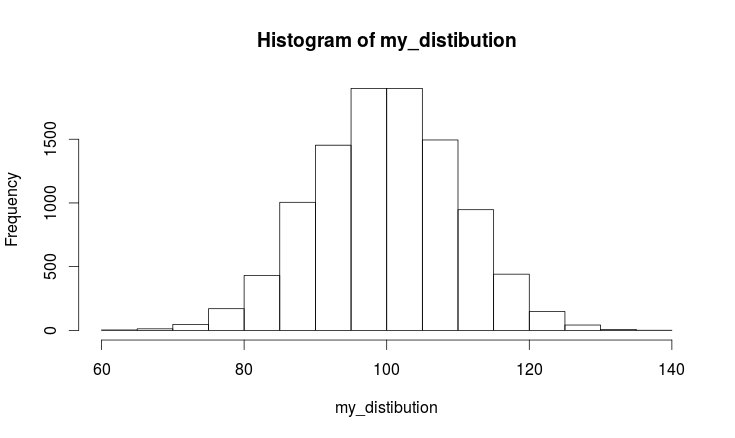

The script that drew this image:
my_mean = 100.0
my_sd = 10.0

# Create a random normal distribution with mean=my_mean and standard deviation = my_sd
my_distibution <- rnorm(10000,my_mean,my_sd)

hist(my_distibution)
